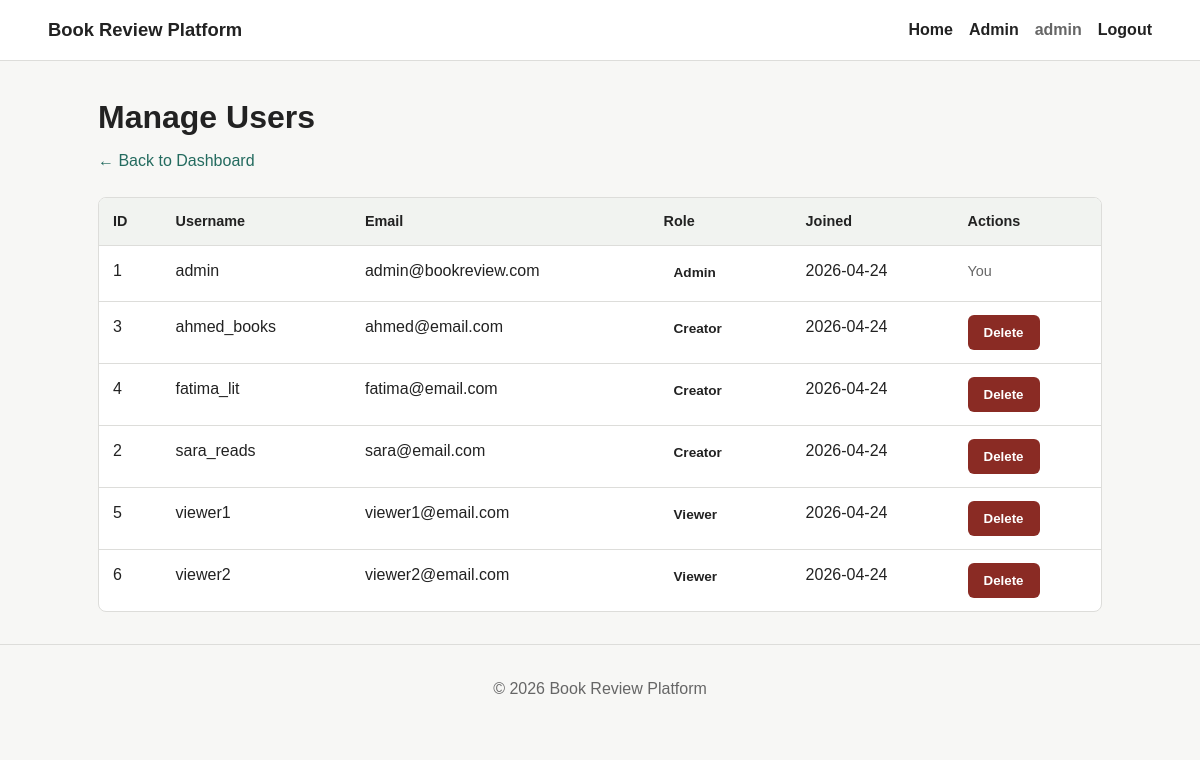
Screenshot of /admin/users.php (signed in) with the database file from the repository.
### tables this page shows
CREATE TABLE dbProj_users (
    user_id     INT AUTO_INCREMENT PRIMARY KEY,
    username    VARCHAR(50) NOT NULL UNIQUE,
    email       VARCHAR(100) NOT NULL UNIQUE,
    password    VARCHAR(255) NOT NULL,          
    role        ENUM('admin', 'creator', 'viewer') DEFAULT 'viewer',
    created_at  DATETIME DEFAULT CURRENT_TIMESTAMP
);

### includes/auth.php (called while the page is built, shortened)
<?php
function current_user(): ?array
{
    return $_SESSION['user'] ?? null;
}

### config/database.php (called while the page is built, shortened)
<?php
function db(): PDO
{
    static $pdo = null;
    if ($pdo instanceof PDO) {
        return $pdo;
    }
    $dsn = sprintf(
        'mysql:host=%s;dbname=%s;charset=%s',
        $_ENV['DB_HOST']    ?? DB_HOST,
        $_ENV['DB_NAME']    ?? DB_NAME,
        $_ENV['DB_CHARSET'] ?? DB_CHARSET
    );
    $pdo = new PDO($dsn, $_ENV['DB_USER'] ?? 'root', $_ENV['DB_PASS'] ?? '', [
        PDO::ATTR_ERRMODE            => PDO::ERRMODE_EXCEPTION,
        PDO::ATTR_DEFAULT_FETCH_MODE => PDO::FETCH_ASSOC,
        PDO::ATTR_EMULATE_PREPARES   => false,
    ]);
    return $pdo;
}

### admin/users.php (the view, shortened to what this page needs)
<?php
require_once __DIR__ . '/../includes/auth.php';
require_once __DIR__ . '/../includes/layout.php';
require_once __DIR__ . '/../config/database.php';
$currentUser = current_user();
$limit  = 10;
$page   = max(1, (int) ($_GET['page'] ?? 1));
$offset = ($page - 1) * $limit;
try {
    $users = db()->query(
        "SELECT user_id, username, email, role, created_at
         FROM dbProj_users
         ORDER BY role, username
         LIMIT $limit OFFSET $offset"
    )->fetchAll();
} catch (PDOException $e) {
    $error = 'Failed to load users.';
    $users = [];
    $totalPages = 1;
}
page_header('Manage Users', '../');
?>
<section class="page-intro">
    <h1>Manage Users</h1>
    <p><a href="index.php">&larr; Back to Dashboard</a></p>
</section>
<section class="table-panel">
    <div class="responsive-table">
        <table>
            <thead>
                <tr>
                    <th>ID</th>
                    <th>Username</th>
                    <th>Email</th>
                    <th>Role</th>
                    <th>Joined</th>
                    <th>Actions</th>
                </tr>
            </thead>
            <tbody>
                <?php foreach ($users as $u): ?>
                    <tr>
                        <td><?= (int) $u['user_id'] ?></td>
                        <td><?= e($u['username']) ?></td>
                        <td><?= e($u['email']) ?></td>
                        <td><span class="status-badge status-<?= e($u['role']) ?>"><?= e(ucfirst($u['role'])) ?></span></td>
                        <td><?= e(date('Y-m-d', strtotime($u['created_at']))) ?></td>
                        <td>
                            <?php if ((int) $u['user_id'] !== $currentUser['id']): ?>
                                <form method="POST" onsubmit="return confirm('Delete this user? This cannot be undone.')">
                                    <button type="submit" class="btn btn-error">Delete</button>
                                </form>
                            <?php else: ?>
                                <span class="muted-text">You</span>
                            <?php endif; ?>
                        </td>
                    </tr>
                <?php endforeach; ?>
            </tbody>
        </table>
    </div>
</section>
<?php page_footer(); ?>

### includes/layout.php (shortened to what this page needs)
<?php
require_once __DIR__ . '/auth.php';
function page_header(string $title, string $basePath = ''): void
{
    $currentUser = current_user();
    ?>
    <!doctype html>
    <html lang="en">
    <head>
        <link rel="stylesheet" href="<?= e($basePath) ?>assets/css/style.css">
    </head>
    <body>
        <header class="site-header">
            <a class="brand" href="<?= e($basePath) ?>index.php">Book Review Platform</a>
            <nav class="site-nav" aria-label="Primary navigation">
                <a href="<?= e($basePath) ?>index.php">Home</a>
                <?php if ($currentUser !== null): ?>
                    <?php if ($currentUser['role'] === 'admin'): ?>
                        <a href="<?= e($basePath) ?>admin/index.php">Admin</a>
                    <?php elseif ($currentUser['role'] === 'creator'): ?>
                        <a href="<?= e($basePath) ?>creator/index.php">Creator</a>
                    <?php endif; ?>
                    <span class="nav-user"><?= e($currentUser['username']) ?></span>
                    <a href="<?= e($basePath) ?>logout.php">Logout</a>
                <?php else: ?>
                    <a href="<?= e($basePath) ?>login.php">Login</a>
                    <a href="<?= e($basePath) ?>signup.php">Sign Up</a>
                <?php endif; ?>
            </nav>
        </header>
        <main class="page-shell">
    <?php
}
function page_footer(): void
{
    ?>
        </main>
        <footer class="site-footer">
            <p>&copy; <?= date('Y') ?> Book Review Platform</p>
        </footer>
    </body>
    </html>
    <?php
}
function e(?string $value): string
{
    return htmlspecialchars((string) $value, ENT_QUOTES, 'UTF-8');
}

### assets/css/style.css (style rules this page uses)
:root { --bg: #f7f7f5; --surface: #ffffff; --text: #222222; --muted: #666666; --border: #ddddda; --accent: #246b5f; --accent-dark: #174a42; --danger-bg: #fff1f0; --danger-border: #e6b8b5; --danger-text: #8a2b24; --success-bg: #edf8f1; --success-border: #b7dcc4; --success-text: #1f6f3c; }
* { box-sizing: border-box; }
body { margin: 0; background: var(--bg); color: var(--text); font-family: Arial, Helvetica, sans-serif; line-height: 1.5; }
a { color: var(--accent); text-decoration: none; }
.site-header { align-items: center; background: var(--surface); border-bottom: 1px solid var(--border); display: flex; gap: 24px; justify-content: space-between; padding: 16px clamp(16px, 4vw, 48px); }
.brand { color: var(--text); font-size: 1.15rem; font-weight: 700; }
.site-nav { display: flex; flex-wrap: wrap; gap: 16px; }
.site-nav a { color: var(--text); font-weight: 600; }
.nav-user { color: var(--muted); font-weight: 700; }
.page-shell { margin: 0 auto; max-width: 1100px; padding: 32px clamp(16px, 4vw, 48px); }
.page-intro { margin-bottom: 24px; }
.page-intro h1 { font-size: 2rem; margin: 0 0 8px; }
.page-intro p { color: var(--muted); margin: 0; }
.table-panel { margin-top: 24px; }
.responsive-table { background: var(--surface); border: 1px solid var(--border); border-radius: 8px; overflow-x: auto; }
table { border-collapse: collapse; min-width: 900px; width: 100%; }
th, td { border-bottom: 1px solid var(--border); padding: 13px 14px; text-align: left; vertical-align: top; }
th { background: #f1f3f0; font-size: 0.9rem; }
tr:last-child td { border-bottom: 0; }
.muted-text { color: var(--muted); font-size: 0.9rem; }
.status-badge { border-radius: 999px; display: inline-block; font-size: 0.85rem; font-weight: 700; padding: 4px 10px; }
.btn { display: inline-block; padding: 10px 16px; border-radius: 6px; font-weight: 700; cursor: pointer; border: none; text-align: center; }
.btn-error { background: var(--danger-text); color: #fff; }
.site-footer { border-top: 1px solid var(--border); color: var(--muted); padding: 16px clamp(16px, 4vw, 48px); text-align: center; }

### rows the page displays
dbproj_users: username "admin", user_id "1", email "admin@bookreview.com", role "Admin", created_at "2026-04-24", shows "You"
dbproj_users: user_id "3", username "ahmed_books", email "ahmed@email.com", role "Creator", created_at "2026-04-24"
dbproj_users: user_id "4", username "fatima_lit", email "fatima@email.com", role "Creator", created_at "2026-04-24"
dbproj_users: user_id "2", username "sara_reads", email "sara@email.com", role "Creator", created_at "2026-04-24"
dbproj_users: user_id "5", username "viewer1", email "viewer1@email.com", role "Viewer", created_at "2026-04-24"
dbproj_users: user_id "6", username "viewer2", email "viewer2@email.com", role "Viewer", created_at "2026-04-24"
